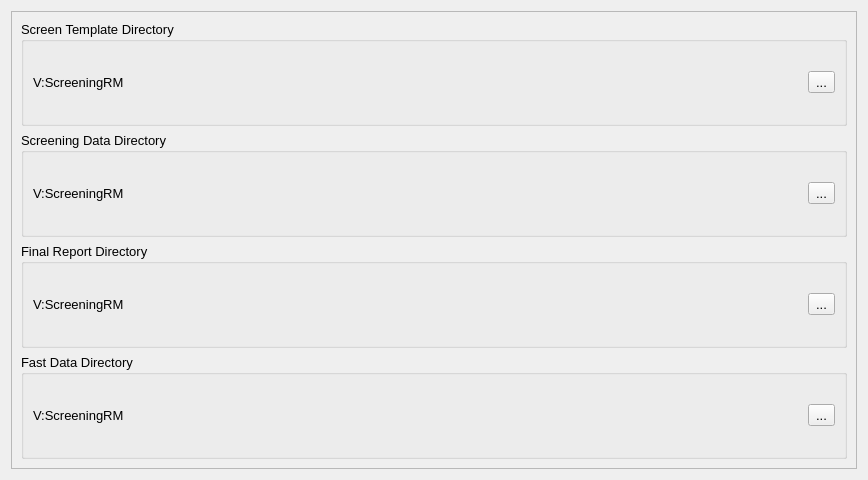
<?xml version="1.0" encoding="UTF-8"?>
<ui version="4.0">
 <class>Dialog</class>
 <widget class="QDialog" name="Dialog">
  <property name="geometry">
   <rect>
    <x>0</x>
    <y>0</y>
    <width>868</width>
    <height>480</height>
   </rect>
  </property>
  <property name="windowTitle">
   <string>Set Paths for Template, Screen Data</string>
  </property>
  <layout class="QGridLayout" name="gridLayout">
   <item row="0" column="0">
    <widget class="QFrame" name="frame">
     <property name="frameShape">
      <enum>QFrame::StyledPanel</enum>
     </property>
     <property name="frameShadow">
      <enum>QFrame::Raised</enum>
     </property>
     <layout class="QGridLayout" name="gridLayout_6">
      <item row="0" column="0">
       <widget class="QGroupBox" name="groupBox">
        <property name="font">
         <font>
          <pointsize>10</pointsize>
         </font>
        </property>
        <property name="title">
         <string>Screen Template Directory</string>
        </property>
        <layout class="QGridLayout" name="gridLayout_2">
         <item row="0" column="0">
          <layout class="QHBoxLayout" name="horizontalLayout">
           <item>
            <widget class="QLabel" name="label">
             <property name="text">
              <string>V:ScreeningRM</string>
             </property>
            </widget>
           </item>
           <item>
            <widget class="QToolButton" name="toolButton">
             <property name="text">
              <string>...</string>
             </property>
            </widget>
           </item>
          </layout>
         </item>
        </layout>
       </widget>
      </item>
      <item row="1" column="0">
       <widget class="QGroupBox" name="groupBox_2">
        <property name="font">
         <font>
          <pointsize>10</pointsize>
         </font>
        </property>
        <property name="title">
         <string>Screening Data Directory</string>
        </property>
        <layout class="QGridLayout" name="gridLayout_3">
         <item row="0" column="0">
          <layout class="QHBoxLayout" name="horizontalLayout_2">
           <item>
            <widget class="QLabel" name="label_2">
             <property name="text">
              <string>V:ScreeningRM</string>
             </property>
            </widget>
           </item>
           <item>
            <widget class="QToolButton" name="toolButton_2">
             <property name="text">
              <string>...</string>
             </property>
            </widget>
           </item>
          </layout>
         </item>
        </layout>
       </widget>
      </item>
      <item row="2" column="0">
       <widget class="QGroupBox" name="groupBox_3">
        <property name="font">
         <font>
          <pointsize>10</pointsize>
         </font>
        </property>
        <property name="title">
         <string>Final Report Directory</string>
        </property>
        <layout class="QGridLayout" name="gridLayout_4">
         <item row="0" column="0">
          <layout class="QHBoxLayout" name="horizontalLayout_3">
           <item>
            <widget class="QLabel" name="label_3">
             <property name="text">
              <string>V:ScreeningRM</string>
             </property>
            </widget>
           </item>
           <item>
            <widget class="QToolButton" name="toolButton_3">
             <property name="text">
              <string>...</string>
             </property>
            </widget>
           </item>
          </layout>
         </item>
        </layout>
       </widget>
      </item>
      <item row="3" column="0">
       <widget class="QGroupBox" name="groupBox_4">
        <property name="font">
         <font>
          <pointsize>10</pointsize>
         </font>
        </property>
        <property name="title">
         <string>Fast Data Directory</string>
        </property>
        <layout class="QGridLayout" name="gridLayout_5">
         <item row="0" column="0">
          <layout class="QHBoxLayout" name="horizontalLayout_4">
           <item>
            <widget class="QLabel" name="label_4">
             <property name="text">
              <string>V:ScreeningRM</string>
             </property>
            </widget>
           </item>
           <item>
            <widget class="QToolButton" name="toolButton_4">
             <property name="text">
              <string>...</string>
             </property>
            </widget>
           </item>
          </layout>
         </item>
        </layout>
       </widget>
      </item>
     </layout>
    </widget>
   </item>
  </layout>
 </widget>
 <resources/>
 <connections/>
</ui>
